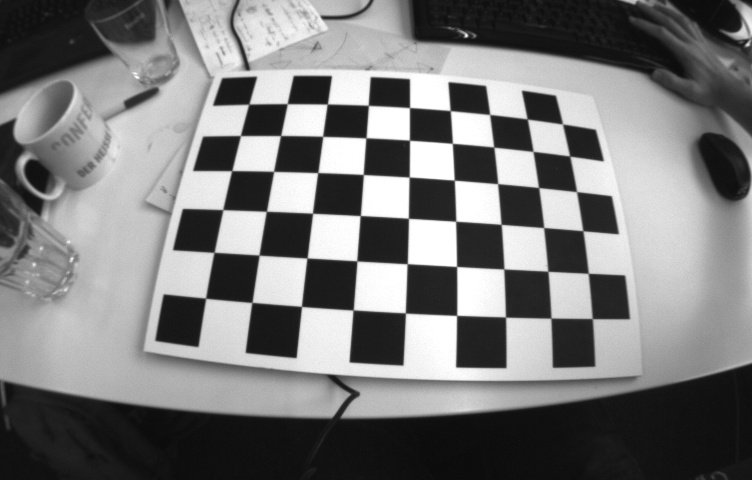
%> input picture solution_exercise_1_1/solution_exercise_1_1/data/sample_distorted.jpg, 752 x 480 px
$ octave ex1_1.m   (GNU Octave 9; MATLAB toolbox functions it lacks are replaced by stand-ins)
%> lines starting %> are read from the running program, lines starting %| are printed output that depends on the picture
### solution_exercise_1_1/solution_exercise_1_1/undistort.m
function yt = undistort(yd, k1, k2)
    if (size(yd, 1) == 1)
        yd = yd';
    end

    yt = yd;
    yt_prev = [Inf; Inf];
    threshold = 1.0e-06;

    while(norm(yt - yt_prev) >= threshold)
        r = norm(yt);
        rd = 1 + k1 * r^2 + k2 * r^4;
        yt_prev = yt;
        yt = yd / rd;
    end

end

### solution_exercise_1_1/solution_exercise_1_1/ex1_1.m
%% (a) Read in the sample images and convert them to grayscale.

distorted_rgb = imread('data/sample_distorted.jpg');
%> distorted_rgb is the input picture: size 480x752x3 uint8; min 11, max 255, mean 121.9
undistorted_rgb = imread('data/sample_undistorted.jpg');
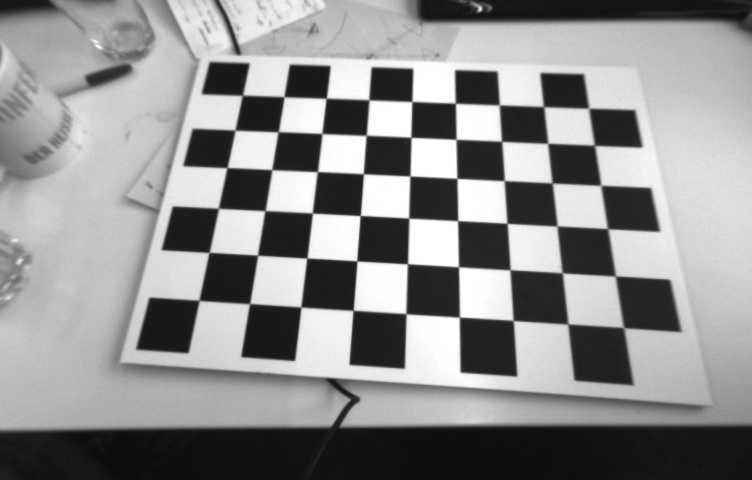
%> input picture solution_exercise_1_1/solution_exercise_1_1/data/sample_undistorted.jpg, 752 x 480 px
%> undistorted_rgb is the input picture: size 480x752x3 uint8; min 11, max 255, mean 142.5

% Convert to grayscale
distorted_gray = rgb2gray(distorted_rgb);
undistorted_gray = rgb2gray(undistorted_rgb);


%% (b) Project the 3D points from checkboard onto the undistorted image.

% Variables to store the given values:
% Transformation from camera frame to checkerboard frame.
% Rotational part:
w1 = -0.372483192214;
w2 = 0.0397022486165;
w3 = 0.0650393402332;
w = [w1; w2; w3];

% Translational part:
t1 = -0.107035863625;
t2 = -0.147065242923;
t3 = 0.398512498053;
t = [t1; t2; t3];

% Camera intrinsics:
fx = 420.506712;
fy = 420.610940;
cx = 355.2082980;
cy = 250.3367870;
C = [fx, 0,  cx;
     0,  fy, cy;
     0,  0,  1];

% 3D coordinates of all the corner points:
x = (-1:9) * 0.04;
y = (-1:6) * 0.04;
z = 0;
[X, Y, Z] = meshgrid(x, y, z);
corners_3D = [X(:), Y(:), Z(:)]';

% Calculate the rotation matrix from the axis-angle representation:
theta = norm(w);
n = w / theta;
n_hat = [ 0,    -n(3),  n(2);
          n(3),  0,    -n(1);
         -n(2),  n(1),  0];
R = eye(3) + sin(theta) * n_hat + (1 - cos(theta)) * n_hat^2;

% Build up the transformation matrix
T = [R, t; 0, 0, 0, 1];

% Transform the 3D points to camera frame:
corners_3D_camera = T(1:3, 1:3) * corners_3D + repmat(T(1:3, 4), 1, size(corners_3D, 2));

% Normalize the coordinates:
corners_3D_camera = corners_3D_camera./repmat(corners_3D_camera(3, :), 3, 1);

% Calculate image coordinates of corners:
corners_2D = C * corners_3D_camera;

% Draw the corners:
figure(1);
imshow(undistorted_gray);
hold on;
scatter(corners_2D(1, :), corners_2D(2, :), 'ro');
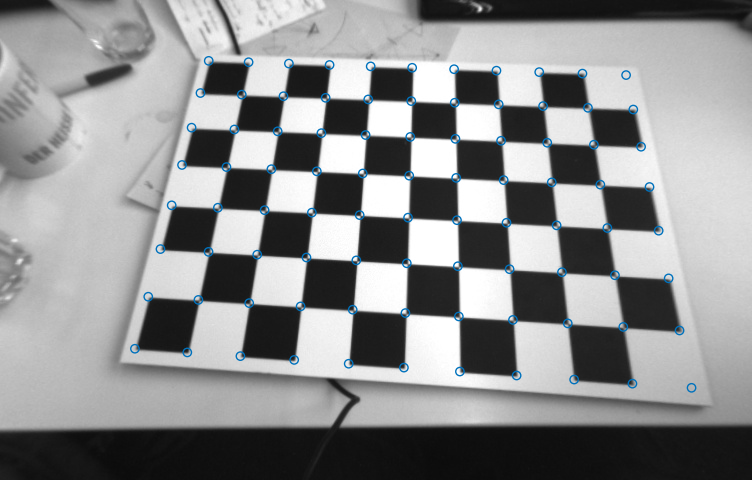
%> figure redrawn from the program's plot data


%% (c) Project the 3D points from checkboard onto the distorted image.

% Distort the normalized 3D coordinates in camera frame.
k1 = -0.296609;
k2 = 0.080818;
% r = vecnorm(corners_3D_camera(1:2, :));
% vecnorm was introduced since R2017b
% For older versions, use:
r = sqrt(sum(corners_3D_camera(1:2, :).^2,1));

factor = 1 + k1 * r.^2 + k2 * r.^4;
corners_3D_distorted = corners_3D_camera;
corners_3D_distorted(1:2, :) = repmat(factor, 2, 1) .* corners_3D_camera(1:2, :);

% Calculate image coordinates of corners:
corners_2D_distorted = C * corners_3D_distorted;

% Draw the corners:
figure(2);
imshow(distorted_gray);
hold on;
scatter(corners_2D_distorted(1, :), corners_2D_distorted(2, :), 'ro');
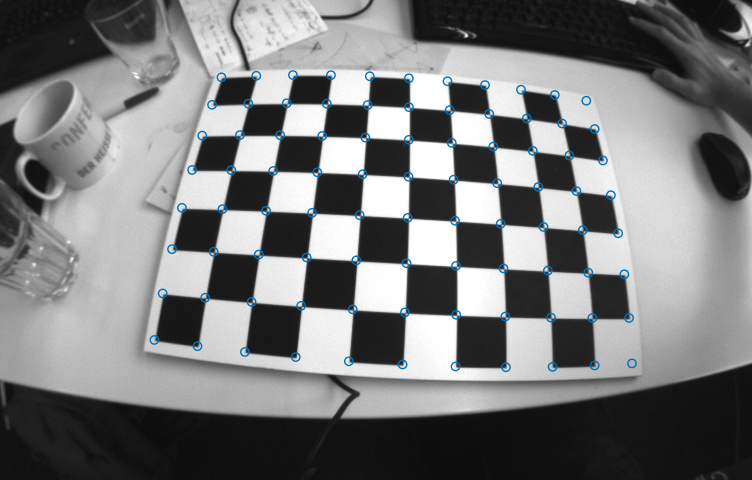
%> figure redrawn from the program's plot data


%% (d) Determine the field of view of the camera.

% Note that the principal point may not be the image center!
% Undistorted image:
undistorted_horizontal_fov = atan(cx/fx) * 180 / pi;
undistorted_horizontal_fov = undistorted_horizontal_fov + atan((size(undistorted_gray, 2) - cx)/fx) * 180 / pi
%> undistorted_horizontal_fov = 83.53

undistorted_vertical_fov = atan(cy/fy) * 180 / pi;
undistorted_vertical_fov = undistorted_vertical_fov + atan((size(undistorted_gray, 1) - cy)/fy) * 180 / pi
%> undistorted_vertical_fov = 59.4

% Distorted image;
xt1 = undistort([cx / fx; 0], k1, k2);
xt2 = undistort([(size(undistorted_gray, 2) - cx) / fx; 0], k1, k2);
%> xt2 = [1.29; 0]
yt1 = undistort([0; cy / fy], k1, k2);
yt2 = undistort([0; (size(undistorted_gray, 1) - cy) / fy], k1, k2);
%> yt2 = [0; 0.605]
distorted_horizontal_fov = (atan(xt1(1)) + atan(xt2(1))) * 180 / pi
%> distorted_horizontal_fov = 100.5
distorted_vertical_fov = (atan(yt1(2)) + atan(yt2(2))) * 180 / pi
%> distorted_vertical_fov = 65.21
